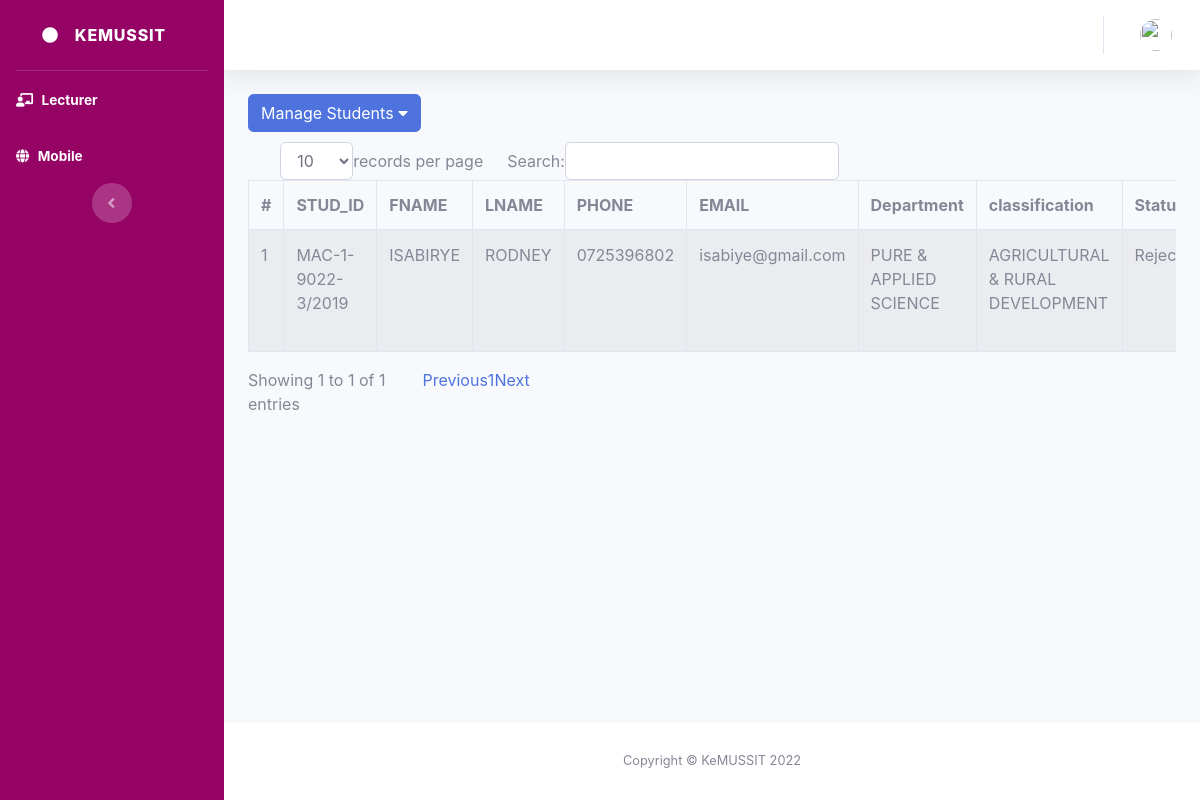
Page /admin_web/studR.php on the committed database.
### tables this page shows
CREATE TABLE `student` (
  `stud_id` varchar(20) NOT NULL,
  `fname` varchar(50) DEFAULT NULL,
  `lname` varchar(50) DEFAULT NULL,
  `gender` varchar(50) DEFAULT NULL,
  `email` varchar(50) DEFAULT NULL,
  `password` varchar(250) DEFAULT NULL,
  `phone` varchar(50) DEFAULT NULL,
  `department` varchar(50) DEFAULT NULL,
  `classification` varchar(50) DEFAULT NULL,
  `status` float DEFAULT 0,
  `remarks` text DEFAULT NULL,
  `date` varchar(50) DEFAULT NULL
);

### admin_web/studR.php (the view, shortened to what this page needs)
<?php
include 'database/connection.php';
include('header.php');
?>
<div class="dropdown" style="float: left;">
    <button class="btn btn-primary btn-xs" type="button"
        data-toggle="dropdown">Manage Students   <i class="fas fa-caret-down" style="color: #fff;"></i></button>
    </div><br>
                    <div class="row">
                        <div class="col-md-12">
                            <div class="panel panel-default">
                                <div class="panel-body">
                                    <div class="table-responsive">
                                        <table class="table table-striped table-bordered table-hover"
                                            id="dataTables-example">
                                    <thead>
                                        <tr>
                                            <th>#</th>
                                            <th>STUD_ID</th>
                                            <th>FNAME</th>
                                            <th>LNAME</th>
                                            <th>PHONE</th>
                                            <th>EMAIL</th>
                                            <th>Department</th>
                                            <th>classification</th>
                                            <th>Status</th>
                                        </tr>
                                    </thead>
                                    <tbody>
                                            <?php
                                                $query_run = mysqli_query($con, "SELECT * FROM student where status=2");
                                                $i = 1;
                                                if (mysqli_num_rows($query_run) > 0) {
                                                    while ($row = mysqli_fetch_assoc($query_run)) {
                                                ?>
                                                <tr>
                                                    <td><?php echo $i; ?></td>
                                                    <td><?php echo $row['stud_id']; ?></td>
                                                    <td><?php echo $row['fname']; ?></td>
                                                    <td><?php echo $row['lname']; ?></td>
                                                    <td> <?php echo $row['phone']; ?></td>
                                                    <td><?php echo $row['email']; ?></td>
                                                    <td><?php echo $row['department']; ?></td>
                                                    <td><?php echo $row['classification']; ?></td>
                                                    <td><?php
                                                                    if ($row['status'] == 2) {
                                                                        echo 'Rejected';
                                                                    } ?></td>
                                                </tr>
                                                <?php $i = $i + 1;
                                                    }
                                                } ?>
                                            </tbody>
                                        </table>
                                    </div>
                                </div>
                            </div>
                        </div>
                    </div>
                    <?php
include('footer.php');
?>

### rows in the picture
student: stud_id "MAC-1-9022-3/2019", fname "ISABIRYE", lname "RODNEY", phone "0725396802", email "isabiye@gmail.com", department "PURE & APPLIED SCIENCE", classification "AGRICULTURAL & RURAL DEVELOPMENT", status "Rejected"
